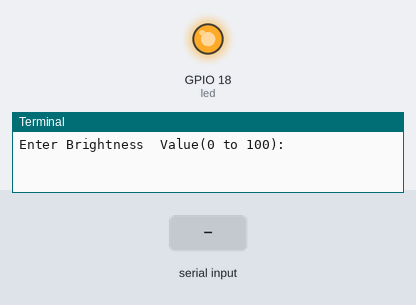
A program run on a simulated Raspberry Pi (BCM pin numbers). Parts: output pins drawn as LEDs (lit = HIGH), the last lines printed to the terminal. Inputs (shaded band) come from the test bench.

Above: at 1.2 s.
1.3 s: "90" typed at the terminal
At 1.8 s:
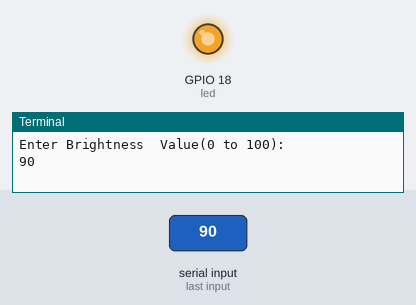
2.8 s: "0" typed at the terminal
At 4.2 s:
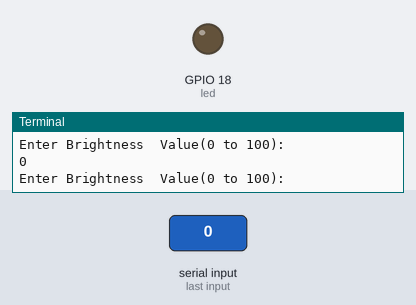
Timing chart, 0 to 5.8 s (numbered marks = the images above; inputs shaded):
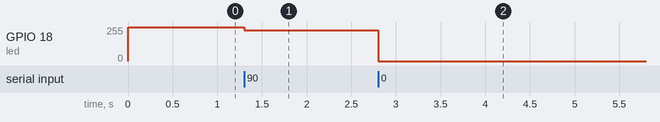

The program:

8.controlling_brightness_of_led.py
```python
import RPi.GPIO as GPIO          #import Raspberry Pi GPIO library
import time
GPIO.setwarnings(False)              #Ignore warning for now
led=18                                            #Set pin 18 to be led
GPIO.setmode(GPIO.BCM)           #Use physical pin numbering
GPIO.setup(led,GPIO.OUT)           #Set  buzzer to be an  output
pwm_led =GPIO.PWM(led,50)        #50Hz pwm frequency
pwm_led.start(100)                            #full brightness,100% Duty Cycle
try:                                                     # run this code
	while True:                            #Run forever
		duty_s= raw_input("Enter Brightness  Value(0 to 100):")
		duty=int(duty_s)                     #convert into interger value
		pwm_led.ChangeDutyCycle(duty)   #function will change the duty cycle after the PWM is started.
		time.sleep(0.5)                            #Sleep for 0.5 second

except:
	GPIO.cleanup()             #Before leaving the try statement
```

Measured:
- after the input at 1.3 s, GPIO 18 (led): 255/255 → 230/255 at once
- after the input at 2.8 s, GPIO 18 (led): 230/255 → 0/255 at once
